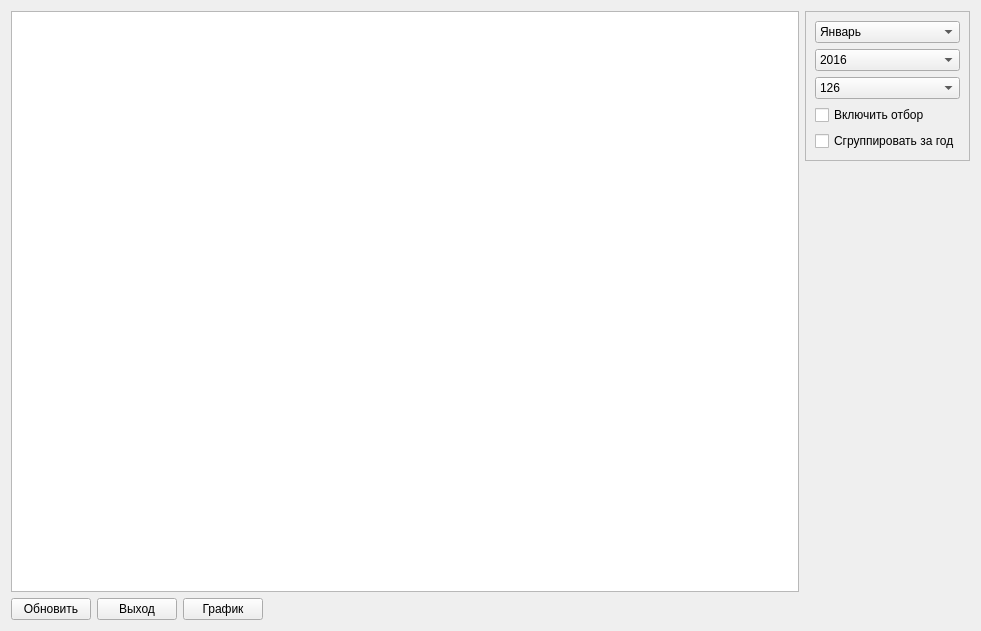
<?xml version="1.0" encoding="UTF-8"?>
<ui version="4.0">
 <class>FSeansDds</class>
 <widget class="QWidget" name="FSeansDds">
  <property name="windowModality">
   <enum>Qt::ApplicationModal</enum>
  </property>
  <property name="geometry">
   <rect>
    <x>0</x>
    <y>0</y>
    <width>981</width>
    <height>631</height>
   </rect>
  </property>
  <property name="windowTitle">
   <string>Оценка потерь ИИ ДДС</string>
  </property>
  <property name="windowIcon">
   <iconset resource="res.qrc">
    <normaloff>:/res/1/formatting_bottom_percent.png</normaloff>:/res/1/formatting_bottom_percent.png</iconset>
  </property>
  <layout class="QGridLayout" name="gridLayout">
   <item row="0" column="0">
    <widget class="QTableView" name="tableView"/>
   </item>
   <item row="0" column="1">
    <layout class="QVBoxLayout" name="verticalLayout_2">
     <item>
      <widget class="QFrame" name="frame">
       <property name="maximumSize">
        <size>
         <width>16777215</width>
         <height>200</height>
        </size>
       </property>
       <property name="frameShape">
        <enum>QFrame::StyledPanel</enum>
       </property>
       <property name="frameShadow">
        <enum>QFrame::Raised</enum>
       </property>
       <layout class="QVBoxLayout" name="verticalLayout">
        <item>
         <widget class="QComboBox" name="cb_mes">
          <item>
           <property name="text">
            <string>Январь</string>
           </property>
          </item>
          <item>
           <property name="text">
            <string>Февраль</string>
           </property>
          </item>
          <item>
           <property name="text">
            <string>Март</string>
           </property>
          </item>
          <item>
           <property name="text">
            <string>Апрель</string>
           </property>
          </item>
          <item>
           <property name="text">
            <string>Май</string>
           </property>
          </item>
          <item>
           <property name="text">
            <string>Июнь</string>
           </property>
          </item>
          <item>
           <property name="text">
            <string>Июль</string>
           </property>
          </item>
          <item>
           <property name="text">
            <string>Август</string>
           </property>
          </item>
          <item>
           <property name="text">
            <string>Сентябрь</string>
           </property>
          </item>
          <item>
           <property name="text">
            <string>Октябрь</string>
           </property>
          </item>
          <item>
           <property name="text">
            <string>Ноябрь</string>
           </property>
          </item>
          <item>
           <property name="text">
            <string>Декабрь</string>
           </property>
          </item>
         </widget>
        </item>
        <item>
         <widget class="QComboBox" name="cb_god">
          <item>
           <property name="text">
            <string>2016</string>
           </property>
          </item>
          <item>
           <property name="text">
            <string>2017</string>
           </property>
          </item>
          <item>
           <property name="text">
            <string>2018</string>
           </property>
          </item>
          <item>
           <property name="text">
            <string>2019</string>
           </property>
          </item>
          <item>
           <property name="text">
            <string>2020</string>
           </property>
          </item>
          <item>
           <property name="text">
            <string>2021</string>
           </property>
          </item>
          <item>
           <property name="text">
            <string>2022</string>
           </property>
          </item>
          <item>
           <property name="text">
            <string>2023</string>
           </property>
          </item>
          <item>
           <property name="text">
            <string>2024</string>
           </property>
          </item>
          <item>
           <property name="text">
            <string>2025</string>
           </property>
          </item>
          <item>
           <property name="text">
            <string>2026</string>
           </property>
          </item>
          <item>
           <property name="text">
            <string>2027</string>
           </property>
          </item>
          <item>
           <property name="text">
            <string>2028</string>
           </property>
          </item>
          <item>
           <property name="text">
            <string>2029</string>
           </property>
          </item>
          <item>
           <property name="text">
            <string>2030</string>
           </property>
          </item>
          <item>
           <property name="text">
            <string>2031</string>
           </property>
          </item>
         </widget>
        </item>
        <item>
         <widget class="QComboBox" name="cb_nka">
          <item>
           <property name="text">
            <string>126</string>
           </property>
          </item>
          <item>
           <property name="text">
            <string>127</string>
           </property>
          </item>
         </widget>
        </item>
        <item>
         <widget class="QCheckBox" name="cb_otb">
          <property name="text">
           <string>Включить отбор</string>
          </property>
         </widget>
        </item>
        <item>
         <widget class="QCheckBox" name="cb_grgod">
          <property name="text">
           <string>Сгруппировать за год</string>
          </property>
         </widget>
        </item>
       </layout>
      </widget>
     </item>
     <item>
      <spacer name="verticalSpacer">
       <property name="orientation">
        <enum>Qt::Vertical</enum>
       </property>
       <property name="sizeHint" stdset="0">
        <size>
         <width>20</width>
         <height>40</height>
        </size>
       </property>
      </spacer>
     </item>
    </layout>
   </item>
   <item row="1" column="0">
    <layout class="QHBoxLayout" name="horizontalLayout">
     <item>
      <widget class="QPushButton" name="btnRefresh">
       <property name="text">
        <string>Обновить</string>
       </property>
       <property name="icon">
        <iconset resource="res.qrc">
         <normaloff>:/res/Sync.png</normaloff>:/res/Sync.png</iconset>
       </property>
       <property name="iconSize">
        <size>
         <width>32</width>
         <height>32</height>
        </size>
       </property>
      </widget>
     </item>
     <item>
      <widget class="QPushButton" name="btnExit">
       <property name="text">
        <string>Выход</string>
       </property>
       <property name="icon">
        <iconset resource="res.qrc">
         <normaloff>:/res/Exit.png</normaloff>:/res/Exit.png</iconset>
       </property>
       <property name="iconSize">
        <size>
         <width>32</width>
         <height>32</height>
        </size>
       </property>
      </widget>
     </item>
     <item>
      <widget class="QPushButton" name="btnGraf">
       <property name="text">
        <string>График</string>
       </property>
       <property name="icon">
        <iconset resource="res.qrc">
         <normaloff>:/res/1/chart_column_up.png</normaloff>:/res/1/chart_column_up.png</iconset>
       </property>
       <property name="iconSize">
        <size>
         <width>32</width>
         <height>32</height>
        </size>
       </property>
      </widget>
     </item>
     <item>
      <spacer name="horizontalSpacer">
       <property name="orientation">
        <enum>Qt::Horizontal</enum>
       </property>
       <property name="sizeHint" stdset="0">
        <size>
         <width>40</width>
         <height>20</height>
        </size>
       </property>
      </spacer>
     </item>
    </layout>
   </item>
  </layout>
 </widget>
 <resources>
  <include location="res.qrc"/>
 </resources>
 <connections/>
</ui>
